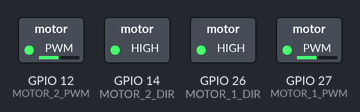
A sketch run on a simulated ESP32. On the bench: switched loads named in the sketch (green lamp = pin HIGH). What the sketch prints to the serial monitor is not drawn.

Above: at 0.1 s.
Timing chart, 0 to 1.6 s (numbered marks = the images above):
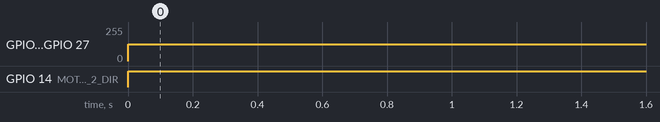

Measured:
- by itself, GPIO 12 (MOTOR_2_PWM), GPIO 27 (MOTOR_1_PWM): 0/255 → 125/255 at 0.00 s
- by itself, GPIO 14 (MOTOR_2_DIR): LOW → HIGH at 0.00 s

The sketch:

motor_driver_test000.ino
```cpp
#include "boardconfig.h"

int speed, acc;

void setup() {
  // put your setup code here, to run once:
  Serial.begin(9600);
  speed = 125;
  acc = 25;
  pinMode(MOTOR_1_DIR, OUTPUT);
  pinMode(MOTOR_2_DIR, OUTPUT);
  ledcAttach(MOTOR_1_PWM, PWM_FREQUENCY, PWM_RESOLUTION);
  ledcAttach(MOTOR_2_PWM, PWM_FREQUENCY, PWM_RESOLUTION);
}


void loop() {
  // put your main code here, to run repeatedly:
  digitalWrite(MOTOR_1_DIR, 1);
  digitalWrite(MOTOR_2_DIR, 1);
  ledcWrite(MOTOR_1_PWM, speed);
  ledcWrite(MOTOR_2_PWM, speed);
  Serial.println(speed);
  delay(1000);
}
```

boardconfig.h
```cpp
#ifndef _BOARDCONFIG_H_
#define _BOARDCONFIG_H_

#include <Arduino.h>

/*
  programs for ESP32.
  do not uproad this ino.project on Arduino.
  Maybe this project fuck Arduino.
*/

#define PWM_FREQUENCY 5000
#define PWM_RESOLUTION 8
#define PWM_CHANNEL_1 0
#define PWM_CHANNEL_2 1

#define MOTOR_1_DIR 26
#define MOTOR_1_PWM 27
#define MOTOR_2_DIR 14
#define MOTOR_2_PWM 12

#define SWITCH_1 36
#define SWITCH_2 39
#define SWITCH_3 34
#define SWITCH_4 35

#define PHOTO 32
#define WATER_LEVEL 33
#define PRESSURE 25


#endif
```

motorctrl.cpp
```cpp
#ifndef _MOTOR_CONTROL_SOURCE_
#define _MOTOR_CONTROL_SOURCE_


#endif
```
